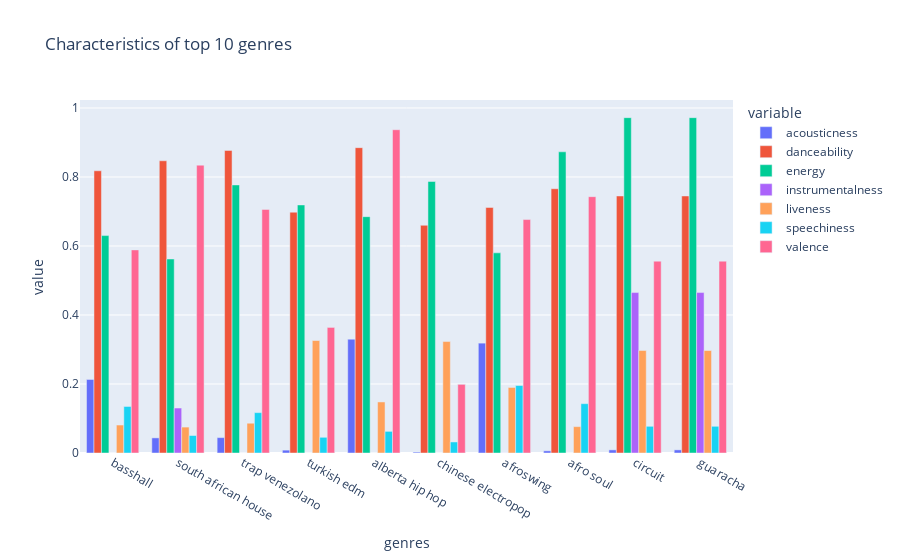

The cell this chart's notebook holds for it:
### Code cell
# create a plotly figure
top10_genres = genre_data.nlargest(10, 'popularity')

fig = px.bar(top10_genres, x='genres', y=['acousticness', 'danceability', 'energy', 'instrumentalness', 'liveness', 'speechiness', 'valence'], barmode='group',
            title='Characteristics of top 10 genres') 
fig.show()

### Figure 1 — Plotly figure (JSON) as saved in the notebook; plotly's stock layout.template omitted (floating-point values rounded to 4 significant figures)
{"data": [{"alignmentgroup": "True", "hovertemplate": "variable=acousticness<br>genres=%{x}<br>value=%{y}<extra></extra>", "legendgroup": "acousticness", "marker": {"color": "#636efa", "pattern": {"shape": ""}}, "name": "acousticness", "offsetgroup": "acousticness", "orientation": "v", "showlegend": true, "textposition": "auto", "type": "bar", "x": ["basshall", "south african house", "trap venezolano", "turkish edm", "alberta hip hop", "chinese electropop", "afroswing", "afro soul", "circuit", "guaracha"], "xaxis": "x", "y": [0.2132, 0.04383, 0.0446, 0.00829, 0.33, 0.00257, 0.3185, 0.00627, 0.00903, 0.00903], "yaxis": "y"}, {"alignmentgroup": "True", "hovertemplate": "variable=danceability<br>genres=%{x}<br>value=%{y}<extra></extra>", "legendgroup": "danceability", "marker": {"color": "#EF553B", "pattern": {"shape": ""}}, "name": "danceability", "offsetgroup": "danceability", "orientation": "v", "showlegend": true, "textposition": "auto", "type": "bar", "x": ["basshall", "south african house", "trap venezolano", "turkish edm", "alberta hip hop", "chinese electropop", "afroswing", "afro soul", "circuit", "guaracha"], "xaxis": "x", "y": [0.818, 0.847, 0.877, 0.698, 0.885, 0.66, 0.7117, 0.766, 0.745, 0.745], "yaxis": "y"}, {"alignmentgroup": "True", "hovertemplate": "variable=energy<br>genres=%{x}<br>value=%{y}<extra></extra>", "legendgroup": "energy", "marker": {"color": "#00cc96", "pattern": {"shape": ""}}, "name": "energy", "offsetgroup": "energy", "orientation": "v", "showlegend": true, "textposition": "auto", "type": "bar", "x": ["basshall", "south african house", "trap venezolano", "turkish edm", "alberta hip hop", "chinese electropop", "afroswing", "afro soul", "circuit", "guaracha"], "xaxis": "x", "y": [0.6302, 0.5623, 0.777, 0.719, 0.685, 0.787, 0.5802, 0.873, 0.972, 0.972], "yaxis": "y"}, {"alignmentgroup": "True", "hovertemplate": "variable=instrumentalness<br>genres=%{x}<br>value=%{y}<extra></extra>", "legendgroup": "instrumentalness", "marker": {"color": "#ab63fa", "pattern": {"shape": ""}}, "name": "instrumentalness", "offsetgroup": "instrumentalness", "orientation": "v", "showlegend": true, "textposition": "auto", "type": "bar", "x": ["basshall", "south african house", "trap venezolano", "turkish edm", "alberta hip hop", "chinese electropop", "afroswing", "afro soul", "circuit", "guaracha"], "xaxis": "x", "y": [2e-05, 0.1303, 3.46e-05, 4.01e-06, 0, 0, 0.0002579, 0, 0.465, 0.465], "yaxis": "y"}, {"alignmentgroup": "True", "hovertemplate": "variable=liveness<br>genres=%{x}<br>value=%{y}<extra></extra>", "legendgroup": "liveness", "marker": {"color": "#FFA15A", "pattern": {"shape": ""}}, "name": "liveness", "offsetgroup": "liveness", "orientation": "v", "showlegend": true, "textposition": "auto", "type": "bar", "x": ["basshall", "south african house", "trap venezolano", "turkish edm", "alberta hip hop", "chinese electropop", "afroswing", "afro soul", "circuit", "guaracha"], "xaxis": "x", "y": [0.08107, 0.07513, 0.0863, 0.326, 0.148, 0.323, 0.19, 0.0764, 0.297, 0.297], "yaxis": "y"}, {"alignmentgroup": "True", "hovertemplate": "variable=speechiness<br>genres=%{x}<br>value=%{y}<extra></extra>", "legendgroup": "speechiness", "marker": {"color": "#19d3f3", "pattern": {"shape": ""}}, "name": "speechiness", "offsetgroup": "speechiness", "orientation": "v", "showlegend": true, "textposition": "auto", "type": "bar", "x": ["basshall", "south african house", "trap venezolano", "turkish edm", "alberta hip hop", "chinese electropop", "afroswing", "afro soul", "circuit", "guaracha"], "xaxis": "x", "y": [0.1348, 0.05073, 0.117, 0.0455, 0.0627, 0.032, 0.1956, 0.143, 0.0774, 0.0774], "yaxis": "y"}, {"alignmentgroup": "True", "hovertemplate": "variable=valence<br>genres=%{x}<br>value=%{y}<extra></extra>", "legendgroup": "valence", "marker": {"color": "#FF6692", "pattern": {"shape": ""}}, "name": "valence", "offsetgroup": "valence", "orientation": "v", "showlegend": true, "textposition": "auto", "type": "bar", "x": ["basshall", "south african house", "trap venezolano", "turkish edm", "alberta hip hop", "chinese electropop", "afroswing", "afro soul", "circuit", "guaracha"], "xaxis": "x", "y": [0.5887, 0.8343, 0.706, 0.364, 0.937, 0.199, 0.6766, 0.743, 0.556, 0.556], "yaxis": "y"}], "layout": {"barmode": "group", "legend": {"title": {"text": "variable"}, "tracegroupgap": 0}, "title": {"text": "Characteristics of top 10 genres"}, "xaxis": {"anchor": "y", "domain": [0, 1], "title": {"text": "genres"}}, "yaxis": {"anchor": "x", "domain": [0, 1], "title": {"text": "value"}}}}
